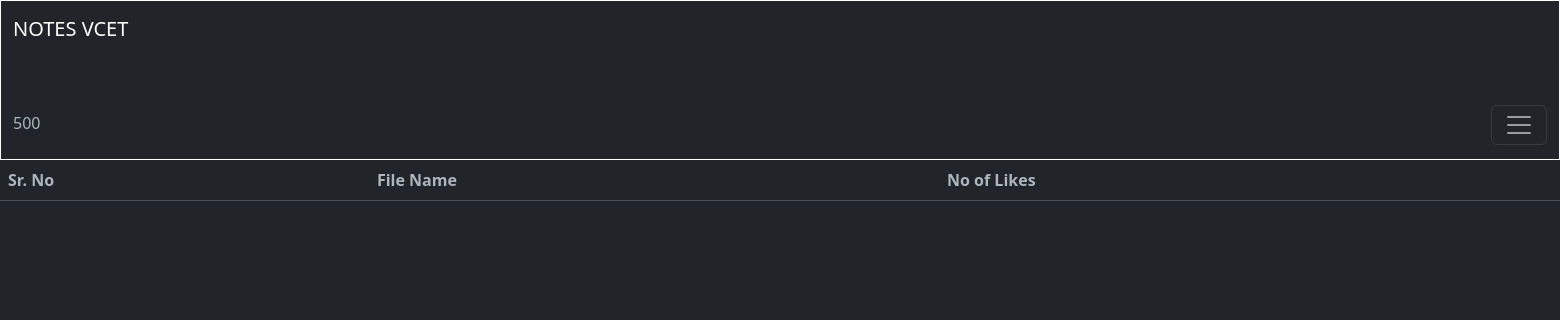
The app's page /noteslikes (signed in), older data.
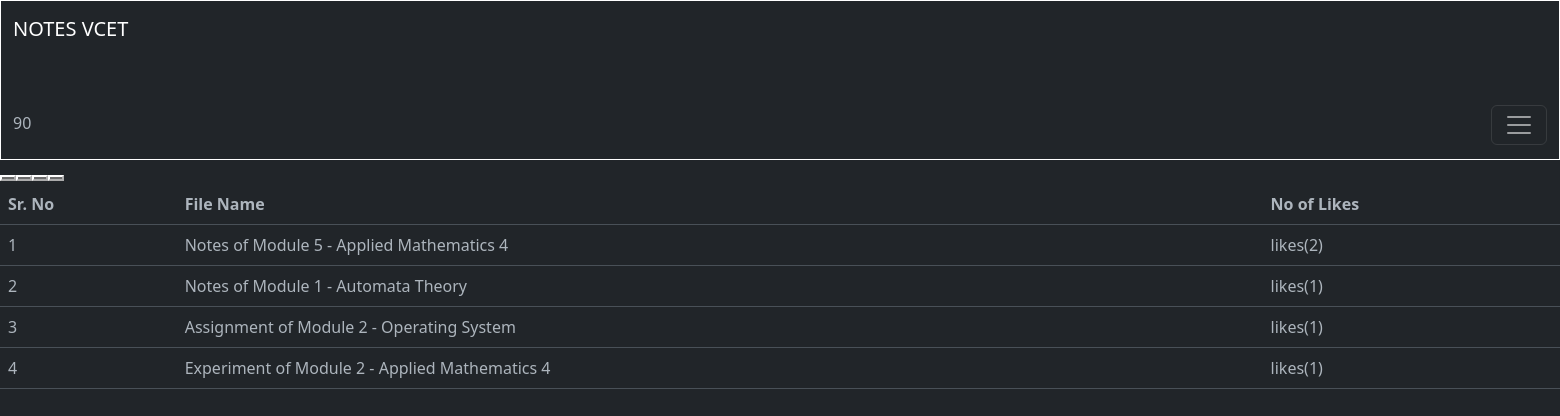
The same page, newer data.
### blogapp/models.py (models this page shows, shortened)
class UserAccount(AbstractBaseUser, PermissionsMixin):
    email = models.CharField(max_length = 50,unique=True)
    name = models.CharField(max_length=200)
    is_active = models.BooleanField(default=True)
    is_mod = models.BooleanField(default=False)
    is_nUser = models.BooleanField(default=True)
    is_staff = models.BooleanField(default=False)
    coins_scored = models.IntegerField(default=100,null=True,blank=True)
    rank = models.IntegerField(default=0)
    objects = UserAccountManager()
    USERNAME_FIELD = 'email'
    REQUIRED_FIELDS = ['name']

class Notes(models.Model):
    typ = (
        ('Assignment','Assignment'),
        ('Experiment','Experiment'),
        ('Notes','Notes'),
        ('ReferenceBook','Reference Book'),
        ('LectureSlides','Lecture Slides'),
        ('PYQ','PYQ'),
    )
    mods = (
        ('1','1'),
        ('2','2'),
        ('3','3'),
        ('4','4'),
        ('5','5'),
        ('6','6'),
    )
    desc = models.TextField(max_length=500,null=True,blank=True)
    mod = models.CharField(max_length=5,choices=mods,null=True,blank=True)
    file = models.FileField(upload_to='notes/')
    author = models.ForeignKey(UserAccount,on_delete=models.CASCADE)
    status = models.BooleanField(default=False)
    likes = models.ManyToManyField(UserAccount,related_name="notes_like")
    views = models.PositiveIntegerField(default=0)
    buy=models.ManyToManyField(UserAccount,related_name="buy_notes")
    typeN = models.CharField(max_length=50,null=True,blank=True,choices=typ)
    docid = models.CharField(max_length=300,null=True,blank=True)
    sub =  models.ForeignKey(Subject,on_delete=models.CASCADE,null=True,blank=True)
    slug = AutoSlugField(populate_from = 'sub',unique=True,null=True,default=None)
    nDetail = models.CharField(max_length=100,null=True,blank=True)

class Subject(models.Model):
    name = models.CharField(max_length=50)
    teacher = models.CharField(max_length=50)
    teacherurl = models.CharField(max_length=300,null=True,blank=True)
    img = models.ImageField(upload_to='subImage/',null=True,blank=True)
    def __str__(self):
        return self.name

### blogapp/views.py (the view)
# urls.py: path('noteslikes', views.notes_likes, name='noteslikes'),
@login_required(login_url='/login/')
def notes_likes(request):
    user = request.user
    notes = Notes.objects.filter(author=user,status=True)
    notes_with_likes = []
    for note in notes:
        num_likes = note.likes.count()
        notes_with_likes.append((note, num_likes))
    context = {
        'notes':notes,
        'notes_with_likes': notes_with_likes
    }
    return render(request, 'main/noteslikes.html', context)

### templates/main/noteslikes.html (shortened to what this page needs)
{% extends 'index.html' %} {% block content %}
<div>
  <table class="table table-hover">
    <thead>
      <tr>
        <th scope="col">Sr. No</th>
        <th scope="col">File Name</th>
        <th scope="col">No of Likes</th>
      </tr>
    </thead>
    <tbody>
      {% for note, num_likes in notes_with_likes %}
      <tr>
        <td scope="row">{{forloop.counter}}</td>
        <td>{{note.typeN}} of Module {{note.mod}} - {{note.sub}}</td>
        <button class="card-link" class="btn btn-success">
          <td>likes({{ num_likes }})</td>
        </button>
      </tr>
      {% endfor %}
    </tbody>
  </table>
</div>
 {% endblock %}

### templates/components/header.html (shortened to what this page needs)
{% load static %}
<link rel="stylesheet" href="{% static 'css/darkmode.css' %}">
<link rel="stylesheet" href="{% static 'css/new.js' %}">
<nav class="navbar navbar-dark bg-dark  ">
    <div class="container-fluid">
      <a class="navbar-brand" href="{% url 'home' %}">NOTES VCET</a>
      <div class="coin">
          <img src="{% static 'images/coin.png' %}" alt="">
      </div><p class="cna">{{ user.coins_scored }}</p>
      <button class="navbar-toggler" type="button" data-bs-toggle="collapse" data-bs-target="#navbarSupportedContent" aria-controls="navbarSupportedContent" aria-expanded="false" aria-label="Toggle navigation">
        <span class="navbar-toggler-icon"></span>
      </button>
    </div>
  </nav>

Row changes from the older to the newer data that the page shows:
changed UserAccount: coins_scored "500" → "90"
added Notes: typeN "Notes", mod "5", sub "Applied Mathematics 4", num_likes "2"
added Notes: typeN "Notes", mod "1", sub "Automata Theory", num_likes "1"
added Notes: typeN "Assignment", mod "2", sub "Operating System", num_likes "1"
added Notes: typeN "Experiment", mod "2", sub "Applied Mathematics 4", status "1"
